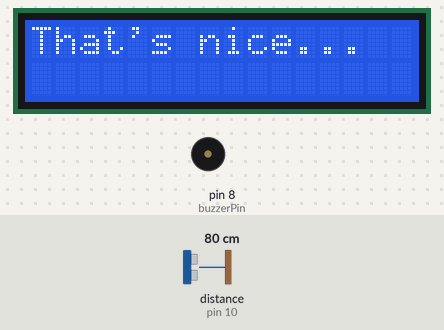
Simulated run of this sketch. Board: Arduino Uno, built with avr-gcc and run on an emulated ATmega328P. On the bench: 16×2 character LCD, buzzer (waves = sounding). Wiring (inferred from the names in the program): ultrasonic range finder: trigger pin 9; echo pin 10. Inputs (shaded band) come from the test bench; at power-on: distance to the obstacle (sensor on pin 10) 80 cm. The echo pulse lasts 58.3 µs per cm; what the sketch prints to the serial monitor is not drawn.

Above: at 1.2 s.
1.3 s: distance to the obstacle (sensor on pin 10) set to 12 cm
At 2.3 s:
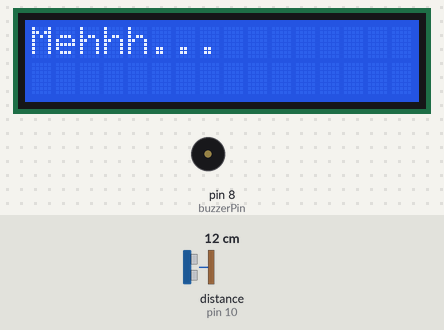
2.8 s: distance to the obstacle (sensor on pin 10) set to 9 cm
At 3.3 s:
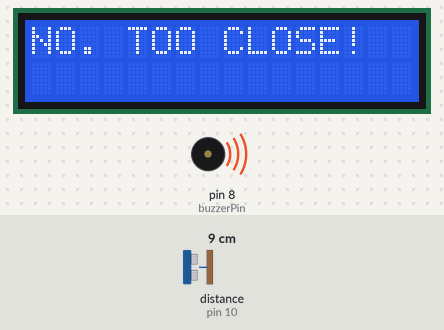
4.3 s: distance to the obstacle (sensor on pin 10) set to 18 cm
At 4.45 s:
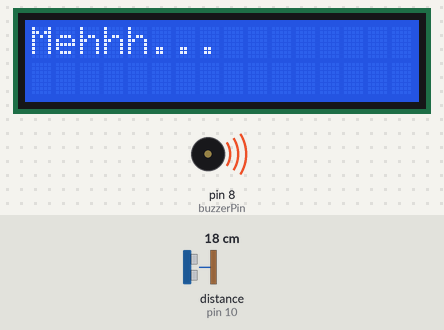
6.0 s: distance to the obstacle (sensor on pin 10) set to 2 cm
At 6.6 s:
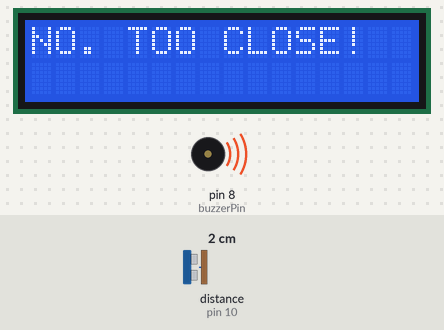
7.5 s: distance to the obstacle (sensor on pin 10) set to 23 cm
At 7.64 s:
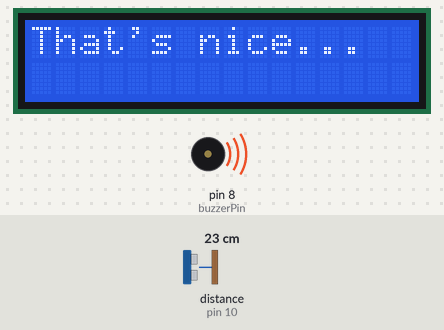
9.2 s: distance to the obstacle (sensor on pin 10) set to 17 cm
At 10.4 s:
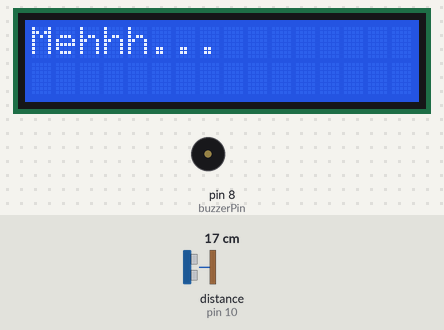
Timing chart, 0 to 12.2 s (numbered marks = the images above; inputs shaded):
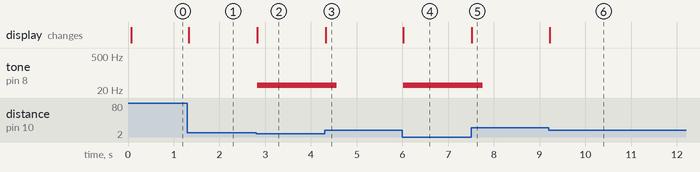

The sketch:

hw03.pde
```cpp
/* Shy robot
 *
 * As you approach the ultrasonic range finder, the LCD displays messages
 * based on the distance. Get too close, and the buzzer also kicks in.
 *
 * This code builds off of the piblic Liquid Crystal Hello World tutorail
 * at http://www.arduino.cc/en/Tutorial/HelloWorld.
 *
 * Author: Anna Garbier
 * Date: 2018-09-22
*/

// Include LCD library
#include <LiquidCrystal.h>

// Variables for LCD display
const int rs = 12, en = 11, d4 = 5, d5 = 4, d6 = 3, d7 = 2;
LiquidCrystal lcd(rs, en, d4, d5, d6, d7);

// Variables for buzzer
#define NOTE_B0  31
int buzzerPin = 8;

// Variables for ultrasonic sensor
const int trigPin = 9;
const int echoPin = 10;
long duration;
int distance;

void setup() {
  // Set up LCD display
  lcd.begin(16, 2);

  // Set up ultrasonic input and output
  pinMode(trigPin, OUTPUT);
  pinMode(echoPin, INPUT);

  // Initialize logging
  Serial.begin(9600);
}

void loop() {
  digitalWrite(trigPin, LOW);
  delayMicroseconds(2);

  digitalWrite(trigPin, HIGH);
  delayMicroseconds(10);
  digitalWrite(trigPin, LOW);

  duration = pulseIn(echoPin, HIGH);
  distance = duration * 0.034/2;

  Serial.print("Distance: ");
  Serial.println(distance);

  // Set the cursor to column 0, line 0
  lcd.setCursor(0, 0);
  if (distance < 10) {
    lcd.print("NO. TOO CLOSE!");
    tone(buzzerPin, NOTE_B0, 250);
  } else if (distance < 20) {
    lcd.print("Mehhh...      ");
  } else {
    lcd.print("That's nice...");
  }
}
```

Measured:
- the behaviour switches between 11 and 10 cm on distance to the obstacle (sensor on pin 10) (found by bisection; images 1 and 2)
- after the input at 1.3 s, the display: changes at once (image 1)
- after the input at 2.8 s, tone on pin 8 (buzzerPin): silent → 31 Hz at once; the display: changes at once (image 2)
- after the input at 4.3 s, tone on pin 8 (buzzerPin): 31 Hz → silent after 0.26 s; the display: changes at once (image 3)
- after the input at 6.0 s, tone on pin 8 (buzzerPin): silent → 31 Hz at once; the display: changes at once (image 4)
- after the input at 7.5 s, tone on pin 8 (buzzerPin): 31 Hz → silent after 0.25 s; the display: changes at once (image 5)
- after the input at 9.2 s, the display: changes at once (image 6)
